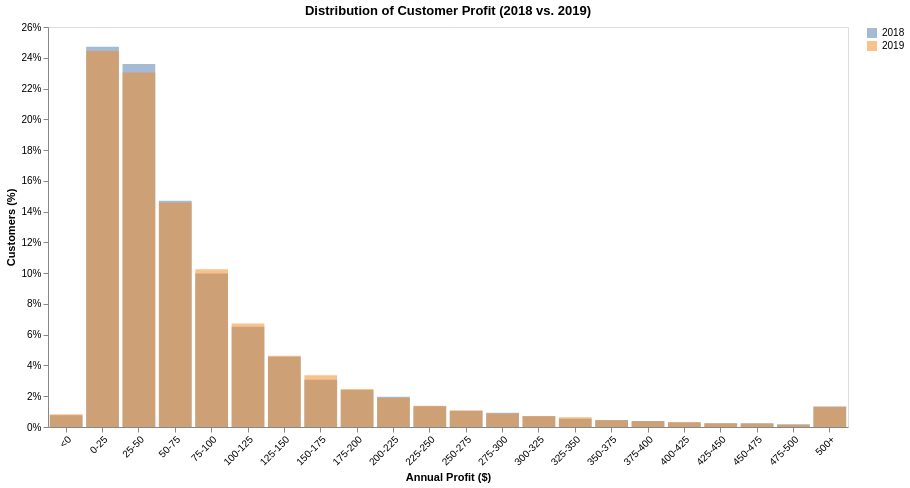

Notebook code cell kept with this figure:
### Code cell
overlay_distributions(
    distribution_barplot(
        create_distribution(
            cust_data_2018,
            column="Profit",
            **create_bins_labels(bin_width=25, max_cutoff=500, min_cutoff=0)
        ),
        column="Profit",
        x_title="Annual Profit ($)"
    ),
    distribution_barplot(
        create_distribution(
            cust_data_2019,
            column="Profit",
            **create_bins_labels(bin_width=25, max_cutoff=500, min_cutoff=0)
        ),
        column="Profit",
        x_title="Annual Profit ($)"
    ),
    series=("2018", "2019"),
    title="Distribution of Customer Profit (2018 vs. 2019)",
    opacity=0.5
)

### Figure 1 — Vega-Lite specification as saved in the notebook (floating-point values rounded to 4 significant figures)
{"config": {"view": {"continuousWidth": 300, "continuousHeight": 300}}, "layer": [{"data": {"name": "data-326d9f5b8c702ef0becd3bb39d6533de"}, "mark": {"type": "bar", "opacity": 0.5}, "encoding": {"color": {"field": "Series", "title": null, "type": "nominal"}, "tooltip": [{"field": "Series", "title": "Series", "type": "nominal"}, {"field": "Range", "title": "Range", "type": "nominal"}, {"field": "Customers", "format": ",", "title": "Customers", "type": "quantitative"}, {"field": "Percent", "format": ".1%", "title": "Customers (%)", "type": "quantitative"}], "x": {"axis": {"grid": false, "labelAngle": -45}, "field": "Range", "sort": ["<0", "0-25", "25-50", "50-75", "75-100", "100-125", "125-150", "150-175", "175-200", "200-225", "225-250", "250-275", "275-300", "300-325", "325-350", "350-375", "375-400", "400-425", "425-450", "450-475", "475-500", "500+"], "title": "Annual Profit ($)", "type": "nominal"}, "y": {"axis": {"format": "%", "grid": false}, "field": "Percent", "title": "Customers (%)", "type": "quantitative"}}, "title": "", "transform": [{"calculate": "toString('2018')", "as": "Series"}]}, {"data": {"name": "data-2e2b07c17340a308829e3fa934e05f6b"}, "mark": {"type": "bar", "opacity": 0.5}, "encoding": {"color": {"field": "Series", "title": null, "type": "nominal"}, "tooltip": [{"field": "Series", "title": "Series", "type": "nominal"}, {"field": "Range", "title": "Range", "type": "nominal"}, {"field": "Customers", "format": ",", "title": "Customers", "type": "quantitative"}, {"field": "Percent", "format": ".1%", "title": "Customers (%)", "type": "quantitative"}], "x": {"axis": {"grid": false, "labelAngle": -45}, "field": "Range", "sort": ["<0", "0-25", "25-50", "50-75", "75-100", "100-125", "125-150", "150-175", "175-200", "200-225", "225-250", "250-275", "275-300", "300-325", "325-350", "350-375", "375-400", "400-425", "425-450", "450-475", "475-500", "500+"], "title": "Annual Profit ($)", "type": "nominal"}, "y": {"axis": {"format": "%", "grid": false}, "field": "Percent", "title": "Customers (%)", "type": "quantitative"}}, "title": "", "transform": [{"calculate": "toString('2019')", "as": "Series"}]}], "height": 400, "title": "Distribution of Customer Profit (2018 vs. 2019)", "width": 800, "$schema": "https://vega.github.io/schema/vega-lite/v6.4.1.json", "datasets": {"data-326d9f5b8c702ef0becd3bb39d6533de": [{"Range": "<0", "Customers": 199, "Percent": 0.00758}, {"Range": "0-25", "Customers": 6489, "Percent": 0.2472}, {"Range": "25-50", "Customers": 6196, "Percent": 0.236}, {"Range": "50-75", "Customers": 3863, "Percent": 0.1471}, {"Range": "75-100", "Customers": 2619, "Percent": 0.09976}, {"Range": "100-125", "Customers": 1711, "Percent": 0.06517}, {"Range": "125-150", "Customers": 1200, "Percent": 0.04571}, {"Range": "150-175", "Customers": 807, "Percent": 0.03074}, {"Range": "175-200", "Customers": 632, "Percent": 0.02407}, {"Range": "200-225", "Customers": 515, "Percent": 0.01962}, {"Range": "225-250", "Customers": 355, "Percent": 0.01352}, {"Range": "250-275", "Customers": 277, "Percent": 0.01055}, {"Range": "275-300", "Customers": 243, "Percent": 0.009256}, {"Range": "300-325", "Customers": 184, "Percent": 0.007008}, {"Range": "325-350", "Customers": 141, "Percent": 0.005371}, {"Range": "350-375", "Customers": 119, "Percent": 0.004533}, {"Range": "375-400", "Customers": 103, "Percent": 0.003923}, {"Range": "400-425", "Customers": 79, "Percent": 0.003009}, {"Range": "425-450", "Customers": 63, "Percent": 0.0024}, {"Range": "450-475", "Customers": 62, "Percent": 0.002362}, {"Range": "475-500", "Customers": 48, "Percent": 0.001828}, {"Range": "500+", "Customers": 349, "Percent": 0.01329}], "data-2e2b07c17340a308829e3fa934e05f6b": [{"Range": "<0", "Customers": 263, "Percent": 0.008256}, {"Range": "0-25", "Customers": 7784, "Percent": 0.2444}, {"Range": "25-50", "Customers": 7338, "Percent": 0.2304}, {"Range": "50-75", "Customers": 4650, "Percent": 0.146}, {"Range": "75-100", "Customers": 3266, "Percent": 0.1025}, {"Range": "100-125", "Customers": 2144, "Percent": 0.0673}, {"Range": "125-150", "Customers": 1477, "Percent": 0.04637}, {"Range": "150-175", "Customers": 1071, "Percent": 0.03362}, {"Range": "175-200", "Customers": 788, "Percent": 0.02474}, {"Range": "200-225", "Customers": 605, "Percent": 0.01899}, {"Range": "225-250", "Customers": 442, "Percent": 0.01388}, {"Range": "250-275", "Customers": 340, "Percent": 0.01067}, {"Range": "275-300", "Customers": 280, "Percent": 0.00879}, {"Range": "300-325", "Customers": 228, "Percent": 0.007157}, {"Range": "325-350", "Customers": 200, "Percent": 0.006278}, {"Range": "350-375", "Customers": 142, "Percent": 0.004458}, {"Range": "375-400", "Customers": 119, "Percent": 0.003736}, {"Range": "400-425", "Customers": 98, "Percent": 0.003076}, {"Range": "425-450", "Customers": 79, "Percent": 0.00248}, {"Range": "450-475", "Customers": 75, "Percent": 0.002354}, {"Range": "475-500", "Customers": 47, "Percent": 0.001475}, {"Range": "500+", "Customers": 419, "Percent": 0.01315}]}}
